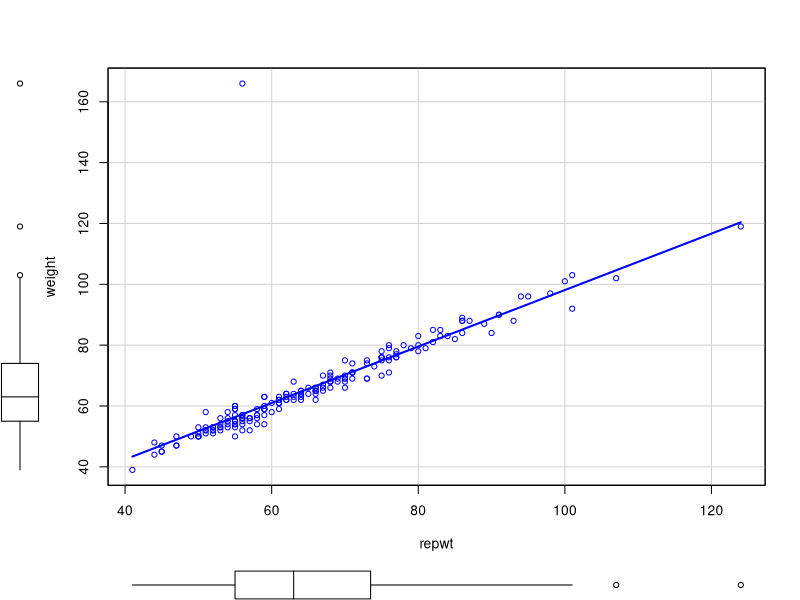
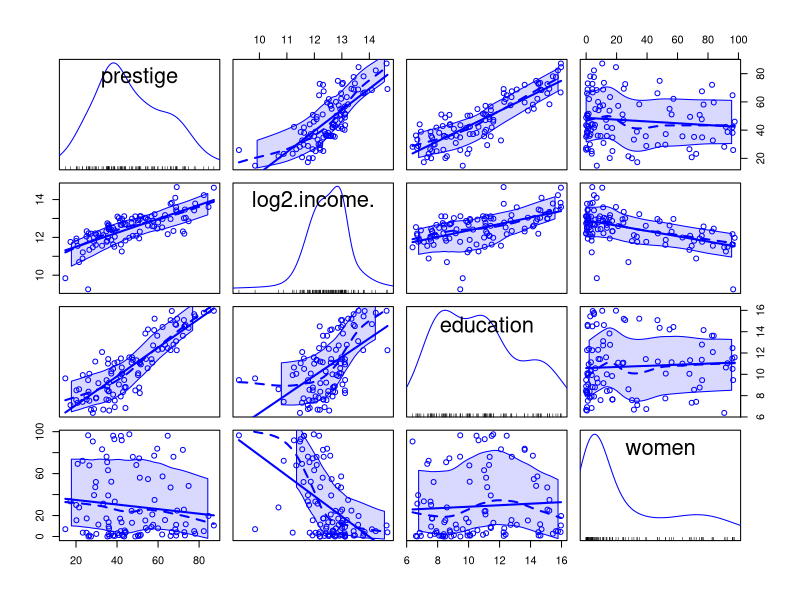
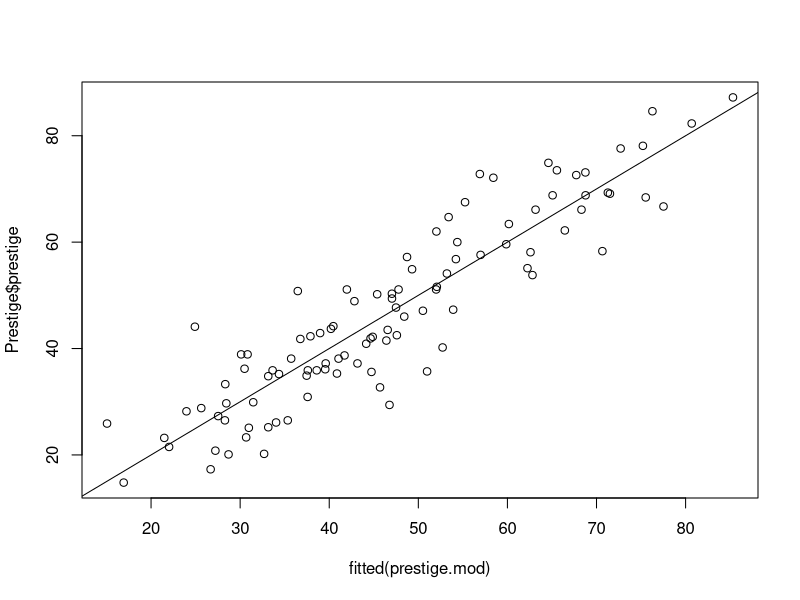
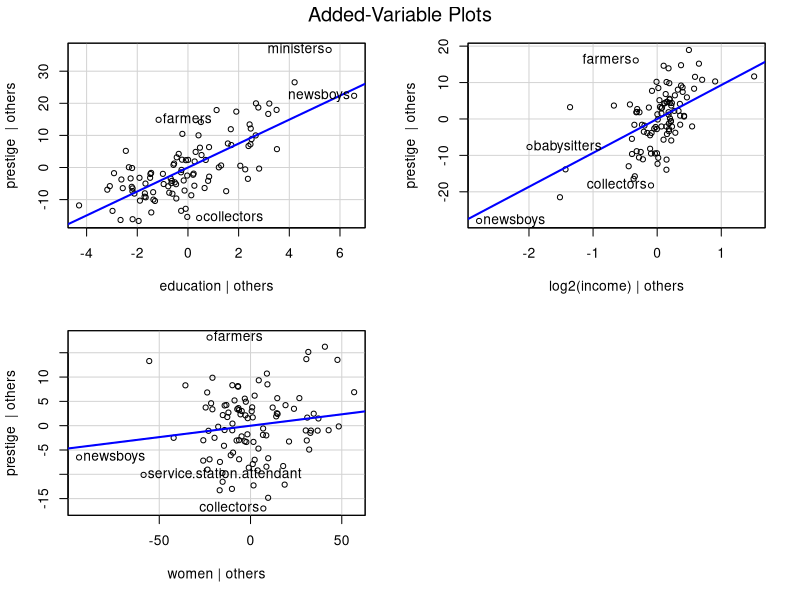
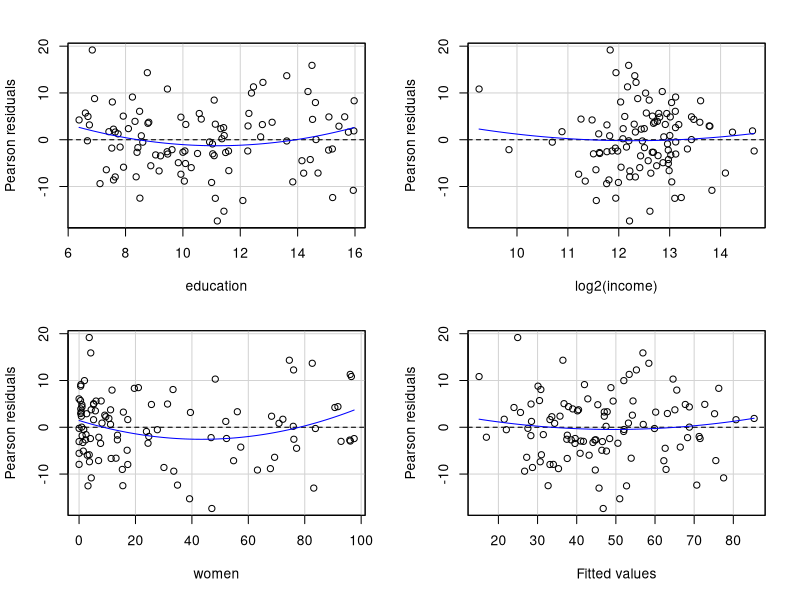
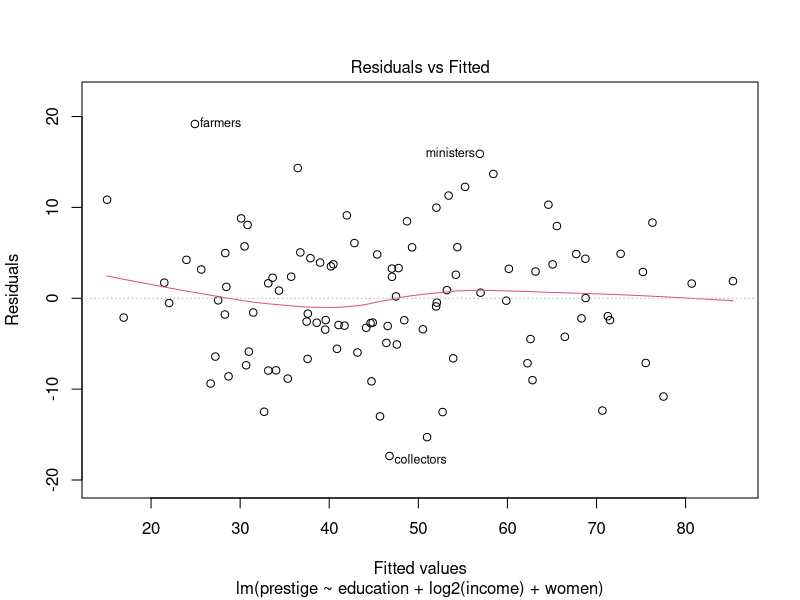
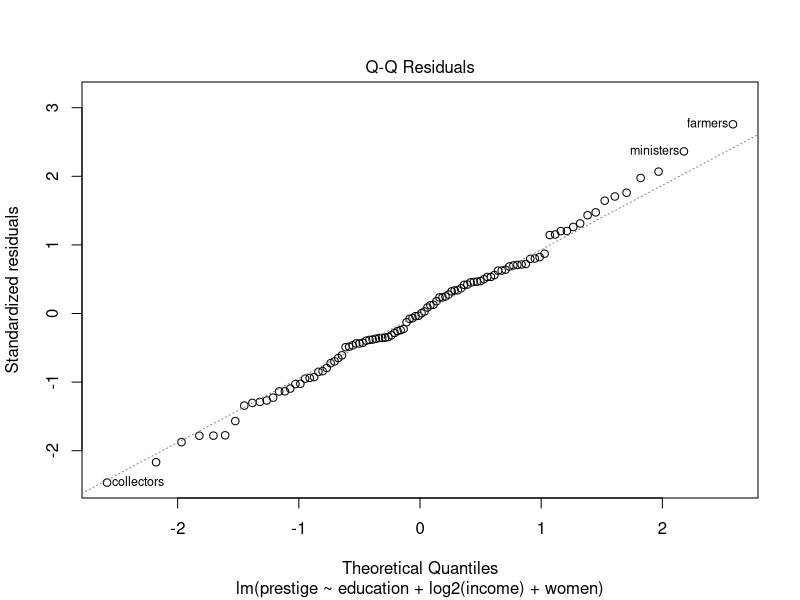
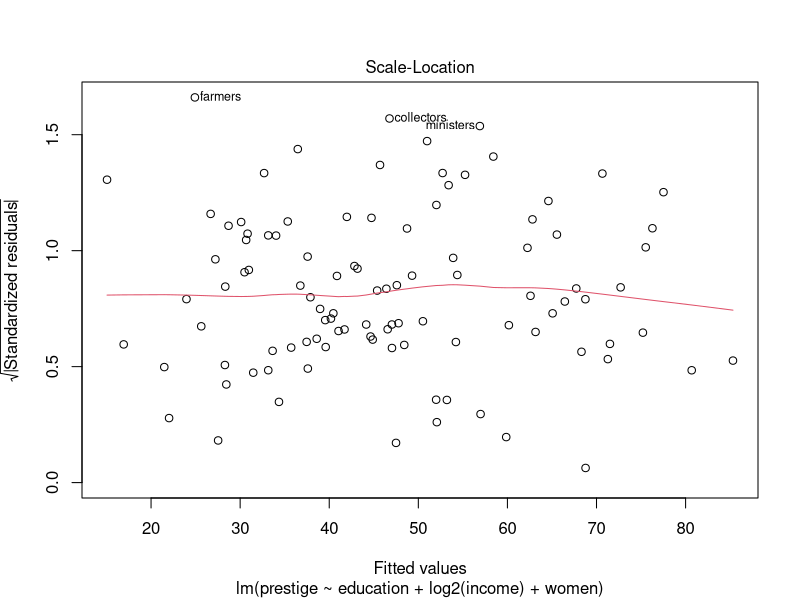

The R source for these figures, in order:
# In this third tutorial, we are going to continue to learn about the lm() command in R. 
# This tutorial is adapted from the Fox Chapter 4.

# We are getting read of stars on our reports
options(show.signif.stars=FALSE)

# Load the car library
library(car)

# The linear model can be use for bi-variate regression
# Examine the Davis data file
head(Davis) # first 6 rows
nrow(Davis)

# Show a scatter plot of the data
scatterplot(weight ~ repwt, data=Davis, smooth=FALSE, id.n=1)

# Perform the bi-variate regression
davis.mod <- lm(weight ~ repwt, data=Davis)
davis.mod
summary(davis.mod)

###########################################
# The lm() can be used for multiple regression
# We are now going to look at a example of multiple regression
head(Prestige)
nrow(Prestige)

# We used the scatter plot command to look at the data and decided to use log2(income):
scatterplotMatrix(~prestige + log2(income) + education + women, span=0.7, data=Prestige)

# Now we are ready for the model
prestige.mod <- lm(prestige ~ education + log2(income) + women,
    data=Prestige)
    
summary(prestige.mod)

# How do we visualize the fit?
# We can look at the predictions versus the actual

plot(fitted(prestige.mod),Prestige$prestige)

# Exercise 1. Add a y=x line to your plot using the abline command
abline(a=0, b=1)

# Try some fancier plots (See chapter 1)
avPlots(prestige.mod)

residualPlots(prestige.mod)

# The plot command also works
plot(prestige.mod)

###########################################
# The lm() can also be used predictor variables that are factors (also known as categorical or nominal variables).  If we only have one variable we are doing a one-way ANOVA. If the variable has two-levels it is a t-test. 

# The categorical variables are transformed into numeric variables called "contrasts".  You need k-1 contrast variables to code k levels. But remember that the linear model as j+1 parameters where j is the number of variables.  

Prestige$type # This shows all the data for type
class(Prestige$type)  # This tells us that R considers type to be a factor
levels(Prestige$type) # And this shows the levels of the factor

# This shows the contrasts for type
contrasts(Prestige$type)

# The mean values for each factor in type
with(Prestige, tapply(prestige, type, mean))

# We can now do a one-way ANOVA
prestige.mod.type = lm(prestige ~ type, data=Prestige)
summary(prestige.mod.type)

# This is another example from the text for the one-way anova

set.seed(1234) # to reproduce results in the text

some(Baumann) # sample 10 observations
nrow(Baumann)
xtabs(~ group, data=Baumann)
with(Baumann, tapply(post.test.3, group, mean))
with(Baumann, tapply(post.test.3, group, sd))
# The next command makes a nice plot
plot(post.test.3 ~ group, data=Baumann, xlab="Group",
     ylab="Reading Score")
baum.mod.1 <- lm(post.test.3 ~ group, data=Baumann)
summary(baum.mod.1)

# You can also change your reference
summary(update(baum.mod.1, . ~ . - group +
    relevel(group, ref="DRTA")))

## lm() can deal with a mixture of factors and numerical predictors.
# This is also called ANACOVA: analysis of covariance.  In this first example we are not modeling any interactions    

# First let's take a look at the data

scatterplotMatrix(~ prestige + log2(income) + education + women | type, data=Prestige, by.group=TRUE, id.n=0,
smooth=FALSE, col=gray(c(0,0.5,0.7)))

# Now we are doing the model that includes type and excludes the percent of women
prestige.mod.1 <- update(prestige.mod, ~ . - women + type)
summary(prestige.mod.1)

# You can estimate the adjusted means: the means when the mean of the covariates are taken into account.
library(effects)
effect("type", prestige.mod.1)

# You can use the objects() to look at all the things that are stored in the model structure
objects(prestige.mod.1)

# We can now plot the fitted values vs actual values.  We are getting them from the model structure because of missing arguments...

scatterplot(prestige.mod.1$model$prestige, prestige.mod.1$fitted.values, groups=prestige.mod.1$model$type)
abline(a=0,b=1)

# Exercise 2: On a separate figure plot the predictions that one would have obtained for each group without taking the proffession type into account. 
# In other words in the current model each group has its own intercept - replace that intercept by the average of the three intercepts
# What do you see?
# Hint: I used a "for" to loop through all the data and a "if" to determine which type but you can also do this using vector programming.

fitted.values.notype <- prestige.mod.1$fitted.values  # the copy of fitted values that I will change
cf <- prestige.mod.1$coefficients  # The coefficients of the model
intercept.average <- mean(c(cf[1], cf[1]+cf[4], cf[1]+cf[5])) # Average intercept

nvals = length(fitted.values.notype)

for (i in 1:nvals) {
	if (prestige.mod.1$model$type[i] == 'prof') 
		fitted.values.notype[i] <- fitted.values.notype[i] - (cf[1]+cf[4]) + intercept.average
		else if (prestige.mod.1$model$type[i] == 'wc')
		fitted.values.notype[i] <- fitted.values.notype[i] - (cf[1]+cf[5]) + intercept.average
		else	fitted.values.notype[i] <- fitted.values.notype[i] - cf[1] + intercept.average
		}

scatterplot(prestige.mod.1$model$prestige, fitted.values.notype, groups=prestige.mod.1$model$type)
abline(a=0,b=1)

# When I remove the different intercepts, I see on my plot that I am now underestimating the prestige of the Prof jobs (more below the y=x line).

# ############################################
# lm() can also be used for modeling interactions.  THis is a form of "linearization" of non-linear effects.  
# Always visualize your data
# Always visualize your data
scatterplotMatrix(~ prestige + log2(income) + education + women | type, data=Prestige, by.group=TRUE, id.n=0,
                  smooth=FALSE, col=gray(c(0,0.5,0.7)))

# Before looking at interactions, we are understanding how linear regression can be used to fit non-linear terms. This is done by adding "regressors".  K "predictors"  can be manipulated to generate many more (>K) "regressors".

# We can compare the model that predicts prestige with income and education as additive predictor variables with a model that also includes a multiplicative term.

prestige.mod.1 <- lm(prestige ~ education + income, data=Prestige)
prestige.mod.2 <- lm(prestige ~ income*education, data=Prestige)
summary(prestige.mod.1)
summary(prestige.mod.2)

library(effects)
plot(effect("income:education", prestige.mod.2))

# More generally one can fit a non-linear function with splines.
# Splines are piece-wise polynomial fits to function
library(splines)
prestige.mod.3 <- lm(prestige ~ ns(income, df=4), data=Prestige)
summary(prestige.mod.3)

# Let's display the effect.

plot(effect("ns(income, df=4)", prestige.mod.3))

# We are now going to do a ANACOVA demonstration with interaction
select <- c(1, 2, 35, 36, 61, 62) # a few rows

# The interaction term adds new variables in the models.  Interaction terms with factors are shown with :. R is smart and creates all the necessary additional terms.  Let's look at these:

model.matrix(~ type + education + education:type,
             data=Prestige)[select, ]

# There is more than one way to specify the equation the * is used for both the linear and the multiplicative term (interaction)  
prestige.mod.4a <- lm(prestige ~ education*type + log2(income)*type,
                      data=Prestige)
summary(prestige.mod.4a)

prestige.mod.4b <- lm(prestige ~ type*(education + log2(income)),
                      data=Prestige)
summary(prestige.mod.4b)

# Exercise 3.  Plot the result of this ANACOVA with interaction using the plot command and the effect command for education*type in model 4a.  Try also the leveragePlots() and residualsPlot(). Explain what you see.

plot(effect("education*type", prestige.mod.4a))

# Leverage plots are generalizations of Added value plots.
# In added value plots, the residuals of the pretictor variables 
# given all other variables are used to predict the residual of the predicted variable.

avPlots(prestige.mod.4a)
leveragePlots( prestige.mod.4a)

# Your basic residual plot
residualPlots( prestige.mod.4a)
